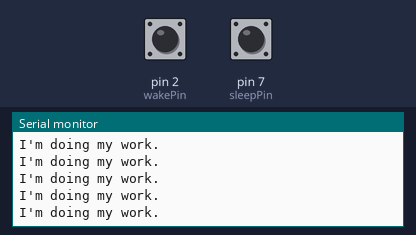
A sketch run on a simulated Arduino Uno, built with avr-gcc and run on an emulated ATmega328P. On the bench: the last lines printed to the serial monitor. Inputs (shaded band) come from the test bench; at power-on: pin 7 (sleepPin) HIGH, pin 2 (wakePin) HIGH. Sleep ends after the set time or at an interrupt.

Above: at 1.2 s.
1.3 s: pin 7 (sleepPin) pulled LOW for 0.15 s
At 1.9 s:
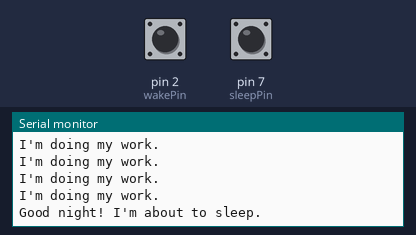
2.9 s: pin 2 (wakePin) pulled LOW for 0.15 s
At 4.0 s:
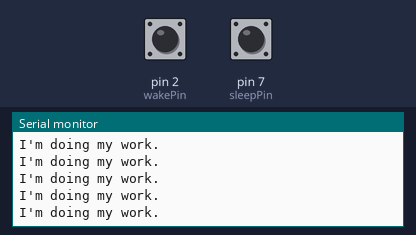

The sketch:

04_Wake_Sleep_Uno_Button.ino
```cpp
/*
* Waking Arduino up and putting it to sleep using two push buttons
*/

/* ______________________________________Libraries______________________________________ */
#include <Arduino.h>
//Deep Sleep
#include <avr/sleep.h>//this AVR library contains the methods that controls the sleep modes
/* _______________________________________Macros________________________________________ */
#define sleepPin 7  // When low, Arduino goes to sleep
#define wakePin 2   // when low, wakes Arduino up, must be an interrupt pin (2 or 3 on ATMEGA328P)

/* _____________________________Declarations_and_Variables______________________________ */
/* ______________________________________Functions______________________________________ */
// When wakePin is brought LOW this interrupt is triggered FIRST (even in PWR_DOWN sleep)
void sleepISR() {
  sleep_disable(); //Prevent sleep mode, so we don't enter it again, except deliberately, by code
  detachInterrupt(digitalPinToInterrupt(wakePin)); //Detach the interrupt that brought us out of sleep
  Serial.println("I'm awake now");
}
void putToSleep() {
  //Disable the ADC (Analog to digital converter, pins A0 [14] to A5 [19]) as these take up power
  static byte prevADCSRA = ADCSRA;
  ADCSRA = 0;
  /*
  Set the type of sleep mode we want. Can be one of (in order of power saving):
  SLEEP_MODE_IDLE (Timer 0 will wake up every millisecond to keep millis running)
  SLEEP_MODE_ADC
  SLEEP_MODE_PWR_SAVE (TIMER 2 keeps running)
  SLEEP_MODE_EXT_STANDBY
  SLEEP_MODE_STANDBY (Oscillator keeps running, makes for faster wake-up)
  SLEEP_MODE_PWR_DOWN (Deep sleep) = Lowest Power Consumption
  */
  set_sleep_mode (SLEEP_MODE_PWR_DOWN);
  sleep_enable();
  /*
  Turn off Brown Out Detection (low voltage)
  What is it? A “brown out” of a microcontroller is a partial and temporary reduction in the
  power supply voltage below the level required for reliable operation.
  Many microcontrollers have a protection circuit which detects when the supply voltage goes below
  this level and puts the device into a reset state to ensure proper startup when power returns.
  Brown Out Detection takes too much power so it is better to just disable it.
  Note: Microchip state: BODS and BODSE only available for picoPower devices ATmega48PA/88PA/168PA/328P
  BODS must be set to one and BODSE must be set to zero within four clock cycles. This sets the MCU Control Register (MCUCR).
  Imp: The BODS bit is automatically cleared after three clock cycles.
  */
  MCUCR = bit (BODS) | bit (BODSE);
  MCUCR = bit (BODS);
  /*
  Ensure we can wake up again by first disabling interupts (temporarily) so
  the wakeISR does not run before we are asleep and then prevent interrupts,
  and then defining the ISR (Interrupt Service Routine) to run when poked awake
  */
  noInterrupts();
  attachInterrupt(digitalPinToInterrupt(wakePin), sleepISR, LOW);
  Serial.println("Good night! I'm about to sleep."); // Send a message just to show we are about to sleep
  Serial.flush();
  interrupts(); // Allow interrupts now
  sleep_cpu(); // And enter sleep mode as set above
}

/* ________________________________________Setup________________________________________ */
void setup() {
  Serial.begin(115200);
  // Keep pins high until we ground them
  pinMode(sleepPin, INPUT_PULLUP);
  pinMode(wakePin, INPUT_PULLUP);
}
/* ________________________________________Loop_________________________________________ */
void loop() {
  Serial.println("I'm doing my work.");
  if(digitalRead(sleepPin) == LOW) {
    putToSleep();
  }
}
```

Measured:
- after the input at 1.3 s, the serial monitor: prints a new line at once (image 1)
- after the input at 2.9 s, the serial monitor: prints a new line at once (image 2)
